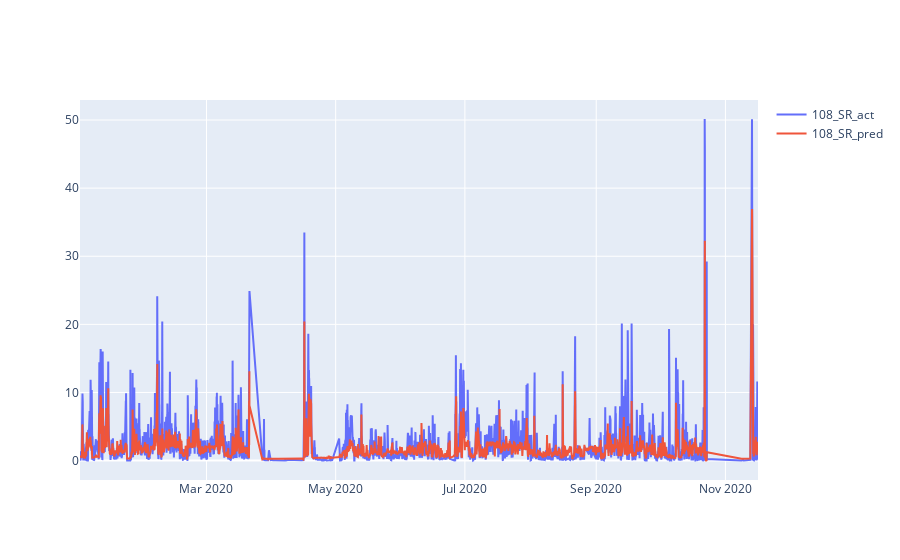

Here is the notebook cell this chart was saved with:
### Code cell
def norm(x, df_stat):
    return (x - df_stat['mean']) / df_stat['std']
#normed_Zdrop_data = norm(DF_TF_Zdrop, Zdrop_data_stats)
DF_for_tensorflow_stats = DF_for_tensorflow.describe()
DF_for_tensorflow_stats = DF_for_tensorflow_stats.transpose()

normed_data = norm(DF_for_tensorflow ,DF_for_tensorflow_stats)
normed_data_feats = norm(DF_for_tensorflow ,DF_for_tensorflow_stats)
normed_data_feats.pop('FNTRL_SR_AT_max')

gastec_predictions = model.predict(normed_data_feats).flatten()
#gastec_predictions.shape

x_act = DF_for_tensorflow['FNTRL_SR_AT_max'].index
y_act = DF_for_tensorflow['FNTRL_SR_AT_max']
x_pred = DF_for_tensorflow.index
y_pred = gastec_predictions


fig = make_subplots(
    rows=1, cols=1,
    specs=[[{"type": "scatter"}]])

fig.add_trace(go.Scatter(x=x_act, y=y_act, name='108_SR_act'), secondary_y=False,) #This code adds the TF_pred2 to the plot
fig.add_trace(go.Scatter(x=x_pred, y=y_pred, name='108_SR_pred'), secondary_y=False,) #This code adds the TF_pred2 to the plot
#fig.add_trace(go.Scatter(x=DF_TF_Zdrop.index, y=DF_TF_Zdrop['Zn_106_pred'], name='Zn_106_pred'), secondary_y=False,) #This code adds the TF_pred2 to the plot

### Figure 1 — Plotly figure (JSON) as saved in the notebook; plotly's stock layout.template omitted (floating-point values rounded to 4 significant figures; data arrays with more than 128 entries replaced by an {"elided": "..."} marker saying what was removed)
{"data": [{"name": "108_SR_act", "type": "scatter", "x": {"elided": "6603 str values"}, "xaxis": "x", "y": {"elided": "6603 float values"}, "yaxis": "y"}, {"name": "108_SR_pred", "type": "scatter", "x": {"elided": "6603 str values"}, "xaxis": "x", "y": {"elided": "6603 float values"}, "yaxis": "y"}], "layout": {"xaxis": {"anchor": "y", "domain": [0, 1]}, "yaxis": {"anchor": "x", "domain": [0, 1]}}}
